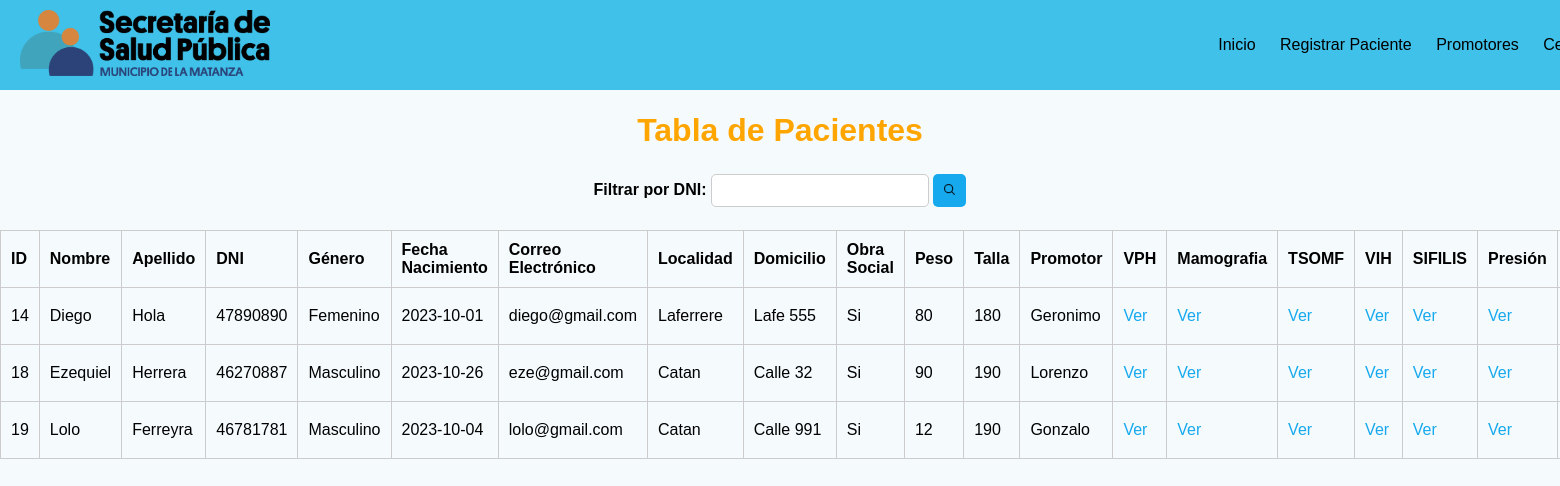
The page / on the database its author committed.
### tables this page shows
CREATE TABLE `pacientes` (
  `id_paciente` int(11) NOT NULL,
  `nombre` varchar(50) NOT NULL,
  `apellido` varchar(50) NOT NULL,
  `dni` varchar(10) NOT NULL,
  `celular` int(30) NOT NULL,
  `genero` varchar(30) NOT NULL,
  `fecha_nacimiento` text NOT NULL,
  `correo_electronico` varchar(100) NOT NULL,
  `localidad` varchar(50) NOT NULL,
  `domicilio` varchar(50) NOT NULL,
  `obra_social` varchar(10) NOT NULL,
  `peso` varchar(5) NOT NULL,
  `talla` varchar(3) NOT NULL,
  `promotor` varchar(50) NOT NULL
);

### index.php (the view, shortened to what this page needs)
<!DOCTYPE html>
<html lang="en">
<head>
    <link rel="stylesheet" href="css/index.css">
</head>
<body>
    <h1>Tabla de Pacientes</h1>
    <form method="GET">
        <label for="filtroDNI">Filtrar por DNI:</label>
        <input type="text" name="filtroDNI" id="filtroDNI">
        <button type="submit"><img src="img/busqueda.png" alt="lupa" class="lupa"></button><br><br>
    </form>
    <table border="1">
        <tr>
            <th>ID</th>
            <th>Nombre</th>
            <th>Apellido</th>
            <th>DNI</th>
            <th>Género</th>
            <th>Fecha Nacimiento</th>
            <th>Correo Electrónico</th>
            <th>Localidad</th>
            <th>Domicilio</th>
            <th>Obra Social</th>
            <th>Peso</th>
            <th>Talla</th>
            <th>Promotor</th>
            <th>VPH</th>
            <th>Mamografia</th>
            <th>TSOMF</th>
            <th>VIH</th>
            <th>SIFILIS</th>
            <th>Presión</th>
            <th>Glucemia</th>
        </tr>
        <?php
        include("db/conexion.php");
        if (isset($_GET['filtroDNI'])) {
            $filtroDNI = $_GET['filtroDNI'];
            $query = "SELECT id_paciente, nombre, apellido, genero, fecha_nacimiento, dni, correo_electronico, localidad,
            domicilio, obra_social, peso, talla, promotor FROM pacientes WHERE dni LIKE '%$filtroDNI%'";
        } else {
            $query = "SELECT id_paciente, nombre, apellido, genero, fecha_nacimiento, dni, correo_electronico, localidad,
            domicilio, obra_social, peso, talla, promotor FROM pacientes";
        }
        $resultado = $conex->query($query);
        while ($fila = $resultado->fetch_assoc()) {
            echo "<tr>";
            echo "<td>" . $fila['id_paciente'] . "</td>";
            echo "<td>" . $fila['nombre'] . "</td>";
            echo "<td>" . $fila['apellido'] . "</td>";
            echo "<td>" . $fila['dni'] . "</td>";
            echo "<td>" . $fila['genero'] . "</td>";
            echo "<td>" . $fila['fecha_nacimiento'] . "</td>";
            echo "<td>" . $fila['correo_electronico'] . "</td>";
            echo "<td>" . $fila['localidad'] . "</td>";
            echo "<td>" . $fila['domicilio'] . "</td>";
            echo "<td>" . $fila['obra_social'] . "</td>";
            echo "<td>" . $fila['peso'] . "</td>";
            echo "<td>" . $fila['talla'] . "</td>";
            echo "<td>" . $fila['promotor'] . "</td>";
            echo "<td><a href='vph.php?id=" . $fila['id_paciente'] . "' class='ver'>Ver</a></td>";
            echo "<td><a href='mamografia.php?id=" . $fila['id_paciente'] . "' class='ver'>Ver</a></td>";
            echo "<td><a href='sangre_oculta.php?id=" . $fila['id_paciente'] . "' class='ver'>Ver</a></td>";
            echo "<td><a href='vih.php?id=" . $fila['id_paciente'] . "' class='ver'>Ver</a></td>";
            echo "<td><a href='sifilis.php?id=" . $fila['id_paciente'] . "' class='ver'>Ver</a></td>";
            echo "<td><a href='presion.php?id=" . $fila['id_paciente'] . "' class='ver'>Ver</a></td>";
            echo "<td><a href='glucemia.php?id=" . $fila['id_paciente'] . "' class='ver'>Ver</a></td>";?>
            </tr>
        <?php
        }
        ?>
    </table>
</body>
</html>

### css/index.css (style rules this page uses)
body { font-family: Arial, sans-serif; background-color: #f0f0f0; margin: 0; padding: 0; }
h1 { color: #FFA500; text-align: center; margin-bottom: 20px; }
table { width: 100%; border-collapse: collapse; }
table, th, td { border: 1px solid #ccc; }
th, td { padding: 10px; text-align: left; }
a { text-decoration: none; color: hsl(199, 86%, 51%); }
form { margin-top: 20px; text-align: center; }
label { font-weight: bold; }
input[type="text"] { width: 200px; padding: 8px; margin: 5px 0; border: 1px solid #ccc; border-radius: 5px; }
button[type="submit"] { width: 33px; height: 33px; background-color: hsl(199, 86%, 51%); color: white; padding: 8px 10px; border: none; border-radius: 5px; cursor: pointer; }
img.lupa { width: 11px; height: 11px; }

### rows shown on the page
pacientes: id_paciente "14", nombre "Diego", apellido "Hola", dni "47890890", genero "Femenino", fecha_nacimiento "2023-10-01", correo_electronico "diego@gmail.com", localidad "Laferrere", domicilio "Lafe 555", obra_social "Si", peso "80", talla "180", promotor "Geronimo"
pacientes: id_paciente "18", nombre "Ezequiel", apellido "Herrera", dni "46270887", genero "Masculino", fecha_nacimiento "2023-10-26", correo_electronico "eze@gmail.com", localidad "Catan", domicilio "Calle 32", obra_social "Si", peso "90", talla "190", promotor "Lorenzo"
pacientes: id_paciente "19", nombre "Lolo", apellido "Ferreyra", dni "46781781", genero "Masculino", fecha_nacimiento "2023-10-04", correo_electronico "lolo@gmail.com", localidad "Catan", domicilio "Calle 991", obra_social "Si", peso "12", talla "190", promotor "Gonzalo"
